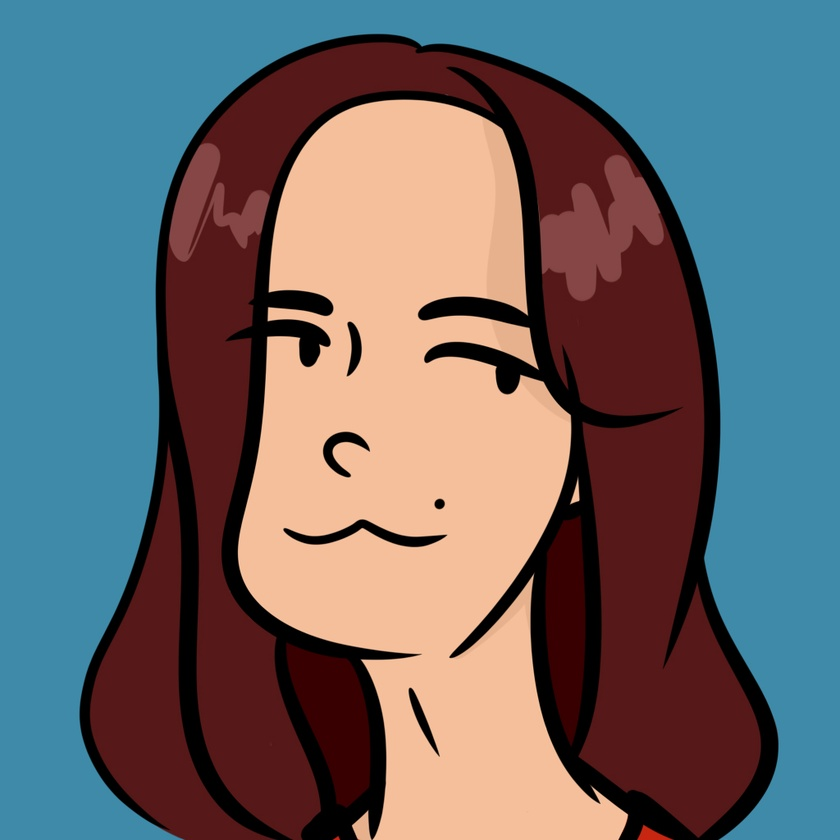
#> input picture L3. Color Change/1.jpg, 840 x 840 px, shrunk from 1024 x 1024 before the run
$ python 'л3_имхасина.py'
#> lines starting #> are read from the running program, lines starting #| are printed output that depends on the picture
# -*- coding: utf-8 -*-
"""Л3_Имхасина.ipynb

Automatically generated by Colaboratory.

Original file is located at
    https://colab.research.google.com/drive/15BISb1B2Bs1cUnfawnLFWZqa-kCaUO32

Цветное->потуновое
"""
#перевод изображения с использованием библиотеки
from PIL import Image, ImageDraw
image_file = Image.open("1.jpg")
#> image_file is the input picture: PIL image 840x840 RGB; mean R, G, B 105.3, 104.3, 107.7
image_file = image_file.convert('LA') # LA - оттенки серого, 1 - ч/б
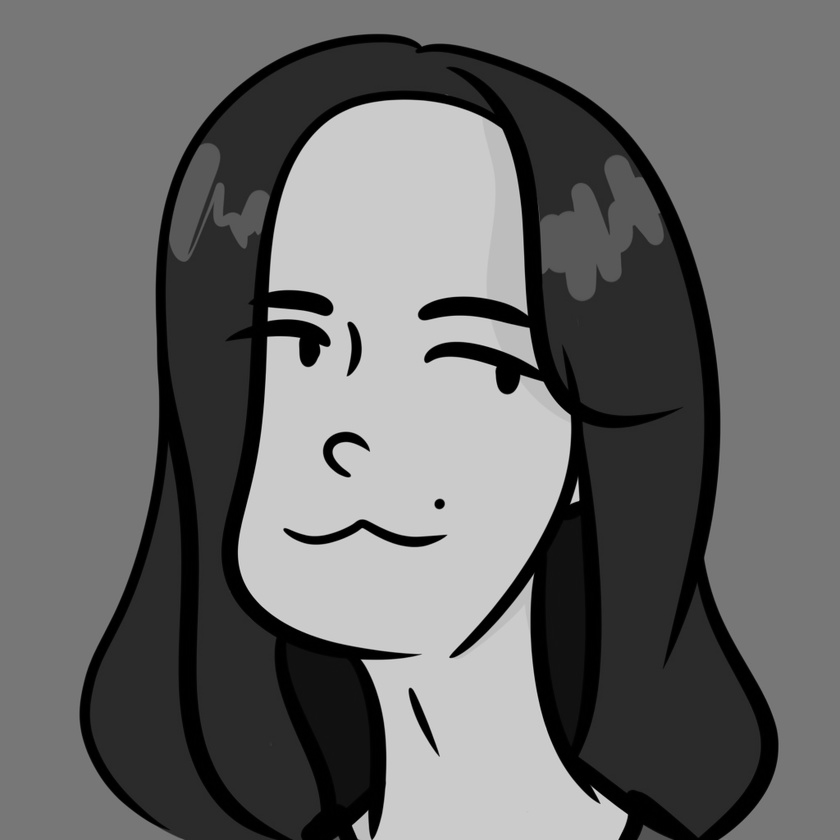
#> image_file: PIL image 840x840 LA; mean R, G, B, A 105, 105, 105, 255
image_file.save('result.png')  #сохранение монотонного изображения в оттенках серого
image_file = Image.open("result.png")
image_file # просмотр результата

#Монотонное изображение другого оттенка
orig = image_file
orig = orig.convert('RGB')
draw = ImageDraw.Draw(orig)
w, h = orig.size
#> w = 840; h = 840
new_image = orig.load()

for i in range(w):
		for j in range(h): #наши значения идут как [(r,g,b),(r,g,b),...], поэтому присваиваем соответственно
			r = new_image[i, j][0]
			g = new_image[i, j][1]
			b = new_image[i, j][2]

			r = r
			g = g+30
			b = b
      #Для привода к оттенку двигаем одно из значений G+=30
			if (r > 255):
				r = 255
			if (g > 255):
				g = 255
			if (b > 255):
				b = 255
			draw.point((i, j), (r, g, b))
orig.save("ans_2.jpg", "JPEG")
orig# просмотр результата

# вариант 2
from PIL import Image, ImageDraw

orig = Image.open("1.jpg")
orig = orig.convert('RGB')
draw = ImageDraw.Draw(orig)
w, h = orig.size
new_image = orig.load()

for i in range(w):
		for j in range(h):
			r = new_image[i, j][0]
			g = new_image[i, j][1]
			b = new_image[i, j][2]
			D = (r + g + b) // 3
      #В оттенки серого
			r = D
			g = D+30
			b = D
      #Для привода к оттенку двигаем одно из значений G+=30
			if (r > 255):
				r = 255
			if (g > 255):
				g = 255
			if (b > 255):
				b = 255
			draw.point((i, j), (r, g, b))
orig.save("ans.jpg", "JPEG")
orig
